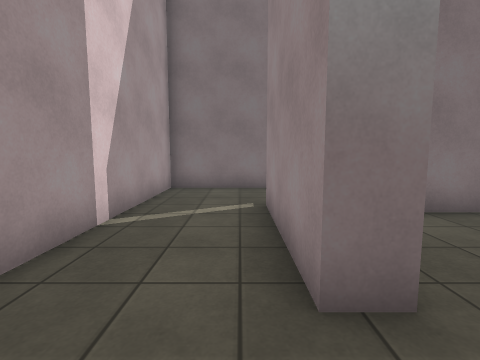
View 1 (above)

23 first-person views from a walk through a 3-D level made in the Unity game engine. The camera is 1.3 m above the floor, tilts 6° down and sees 85° across. The floor is counted in squares, 1 m on a side. Each view is taken from the middle of a square. On the plan, view 1 faces up. The plan holds only what a view shows up to about 13 squares ahead; the rest is blank. The place goes on beyond the plan. The player character is not drawn. Some surface patterns are stand-ins.

View 2
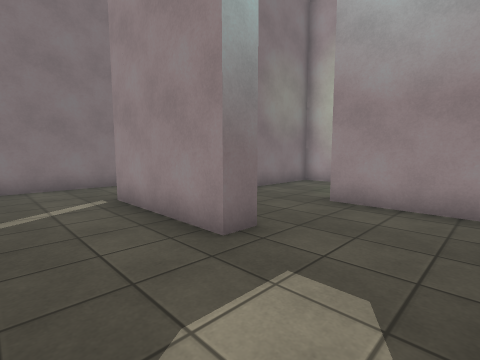

View 3
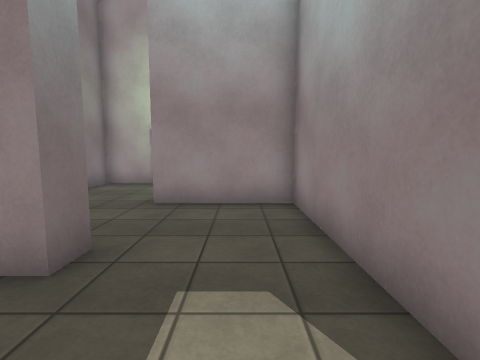

View 4
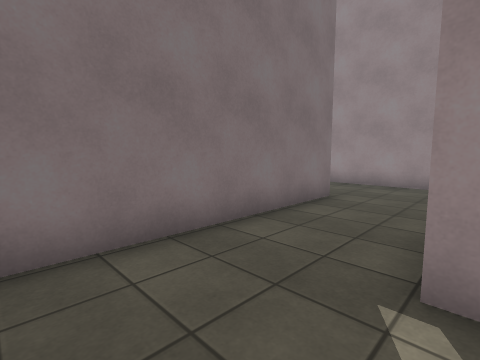

View 5
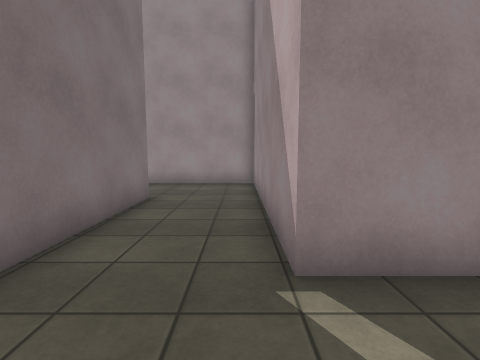

View 6
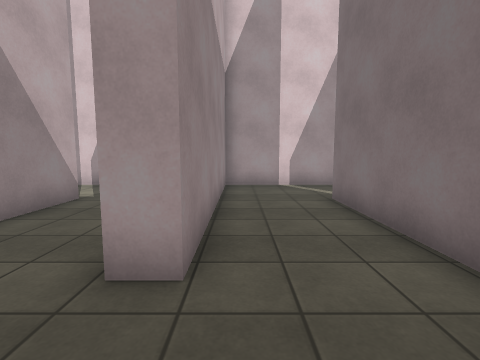

View 7
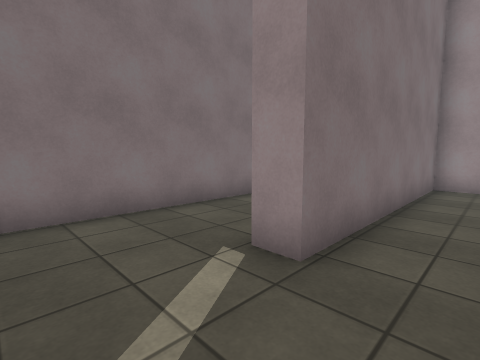

View 8
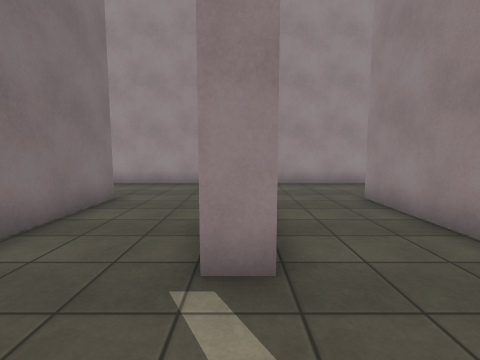

View 9
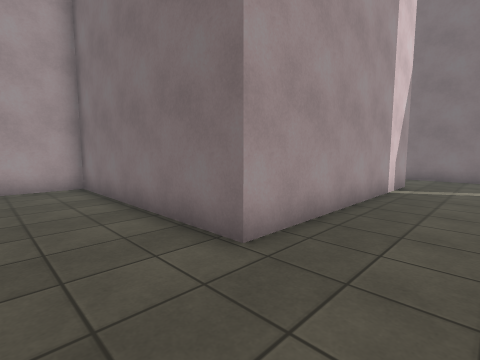

View 10
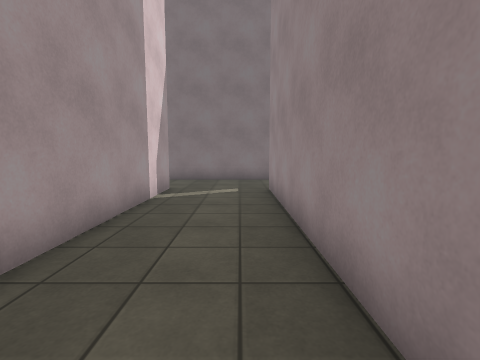

View 11
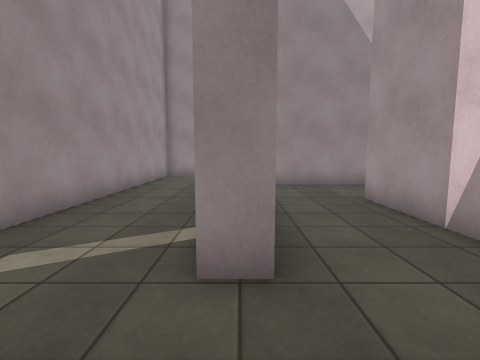

View 12
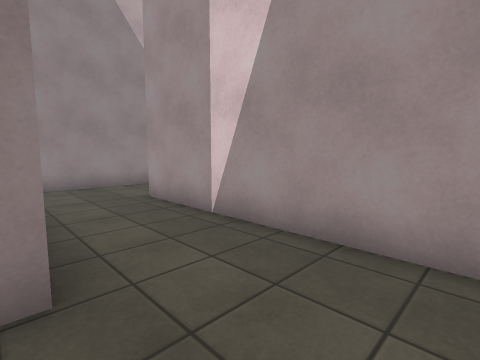

View 13
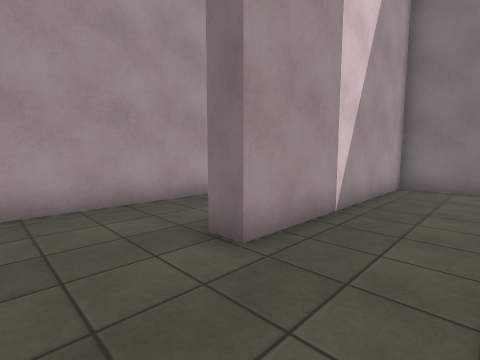

View 14
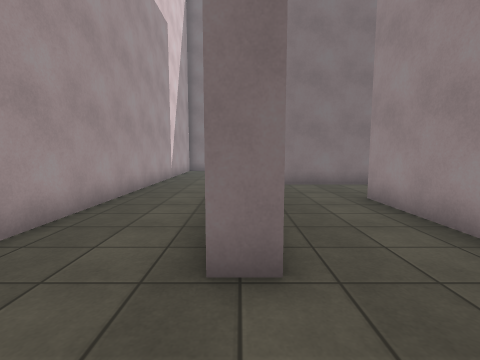

View 15
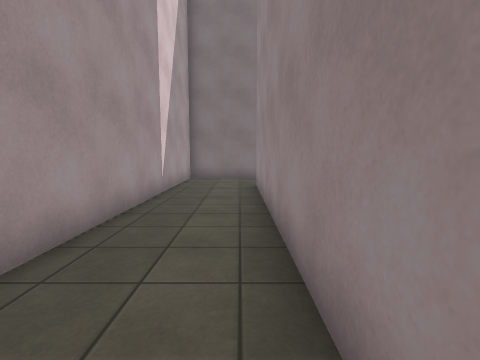

View 16
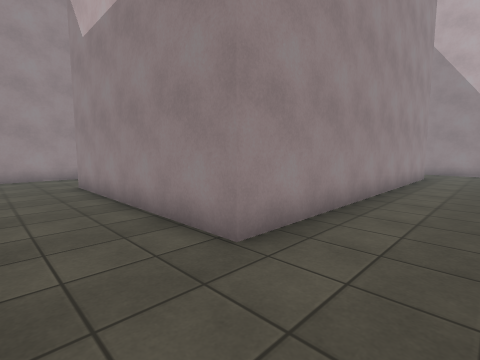

View 17
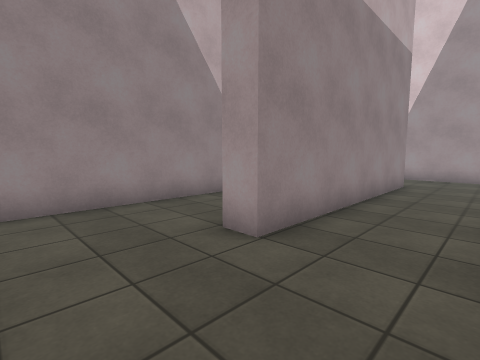

View 18
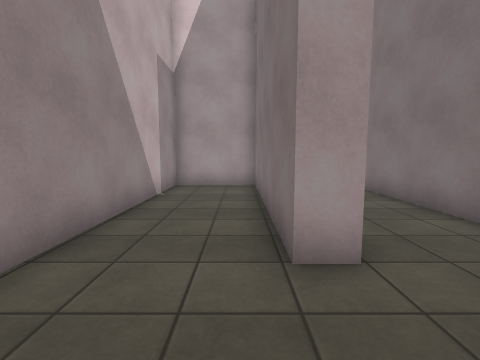

View 19
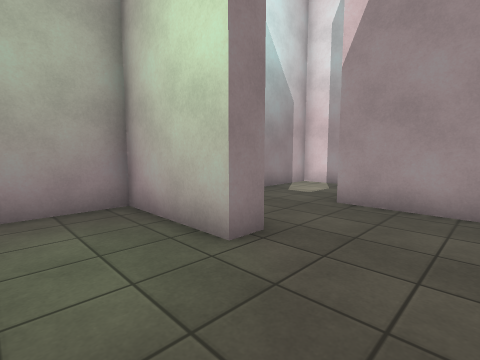

View 20
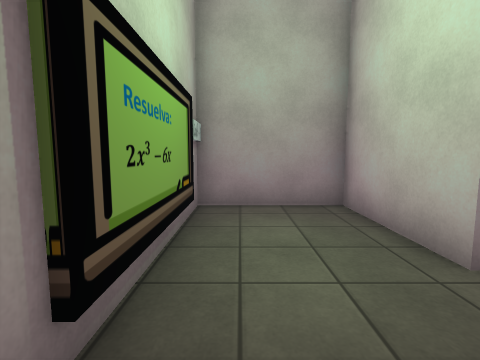

View 21
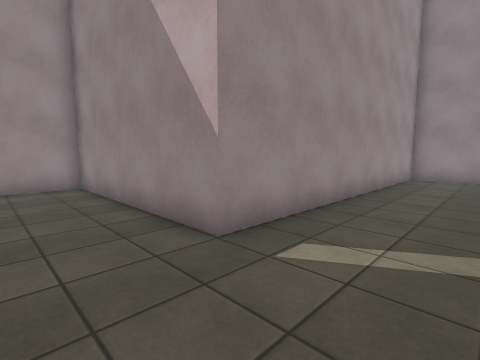

View 22
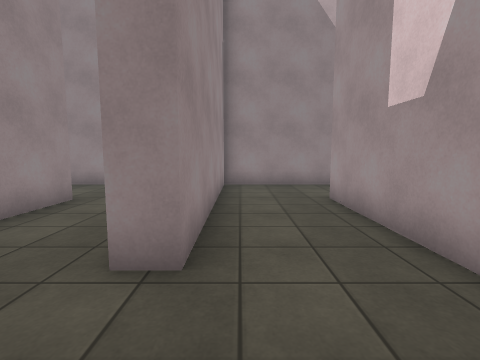

View 23
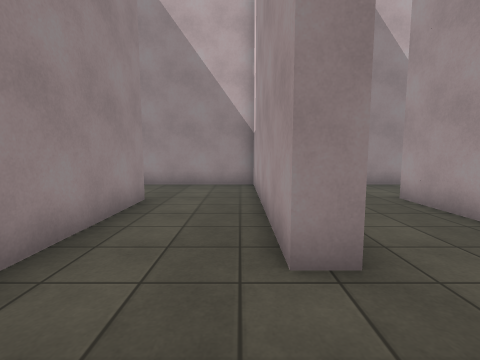

### Floor plan
Points are (right, up) in squares from view 1. A wall is a line through its corners. A room is listed if a view was taken in it or the views show most of it. See-through windows are left out.
Room 1 (views 1, 2, 3, 4, 5, 6, 7, 8, 9, 10, 11, 12, 13, 14, 15, 16, 17, 18, 19, 20, 21, 22, 23)
walls: (4.7, 22.9) (4.7, 26.4) (5.4, 26.4) (5.4, 17.6) (-2.5, 17.6) (-2.5, 10.4) (5.4, 10.4) (5.4, 9.6) (-2.5, 9.6) (-2.5, 2.6); (6.5, 14.4) (9, 14.4) (9, 26.4) (16.6, 26.4) (16.6, 34.2) (17.4, 34.2) (17.4, 26.4) (22.9, 26.4); (-0.1, 18.4) (3.6, 18.4); (9.5, 29.6) (1.4, 29.6) (1.4, 21.6) (0.6, 21.6) (0.6, 34.4) (9, 34.4) (9, 33.6) (1.9, 33.6); (12.6, 33.5) (12.6, 36.5); (1.4, 33.8) (1.4, 30.4) (11.9, 30.4); (13.4, 34.4) (13.4, 29.5); (20.6, 29.8) (20.6, 34.2); (-2.5, 37.1) (-2.5, 19.1); (1.4, 4.9) (1.4, 2) (0.6, 2) (0.6, 6.4) (9, 6.4) (9, 13.6) (0.6, 13.6) (0.6, 14.5); (9, -0.4) (9, 5.6) (4, 5.6); (-2.5, 0.2) (-2.5, -1.4) (4.7, -1.4) (4.7, 2.2) (5.4, 2.2) (5.4, -1.4) (8.8, -1.4)

Positions as (right, up) in squares from view 1, and headings:
1: (0, 0), facing up
2: (-2, -1), facing up-right
3: (-2, 0), facing right
4: (-2, 6), facing up-right
5: (-2, 7), facing right
6: (8, 11), facing left
7: (-2, 12), facing up-right
8: (-2, 14), facing right
9: (8, 15), facing up-left
10: (8, 17), facing up
11: (5, 29), facing down
12: (5, 29), facing down-left
13: (4, 19), facing up-left
14: (1, 19), facing up
15: (0, 24), facing up
16: (-2, 37), facing down-right
17: (12, 37), facing down-left
18: (12, 33), facing left
19: (8, 5), facing down-left
20: (8, 5), facing down
21: (6, 29), facing down-right
22: (16, 37), facing down
23: (18, 37), facing down
